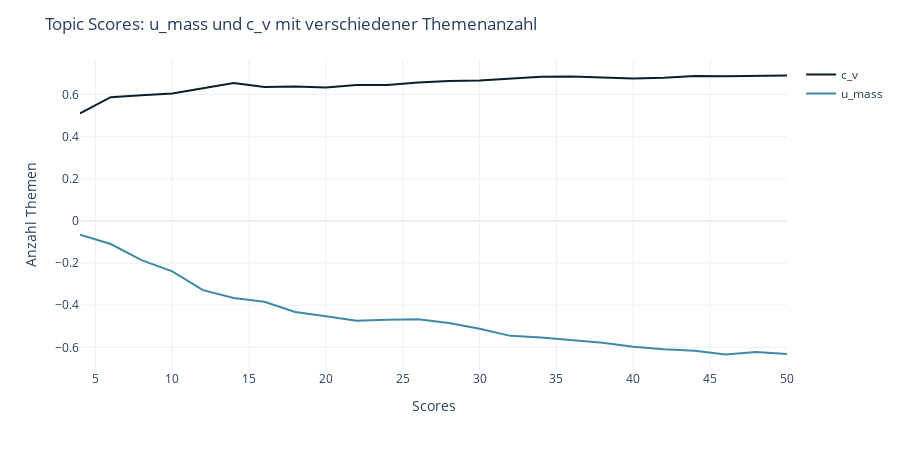

Here is the notebook cell this chart was saved with:
### Code cell
import plotly.express as px
import pandas as pd

# create the line chart
fig = px.line(
    scores_df,
    x='topicnumber',
    y=['c_v', 'u_mass'],
    color_discrete_sequence=color_discrete_sequence,
    template=template)

fig.update_layout(
    title="Topic Scores: u_mass und c_v mit verschiedener Themenanzahl",
    yaxis_title='Anzahl Themen',
    xaxis_title='Scores',
    width=900, 
    height=450,
    legend_title="")

# show the chart
fig.show()

pio.write_image(fig,"../../exports/images/fig-topic-size-comparison.svg") #save fig as svg

### Figure 1 — Plotly figure (JSON) as saved in the notebook; plotly's stock layout.template omitted (floating-point values rounded to 4 significant figures)
{"data": [{"hovertemplate": "variable=c_v<br>topicnumber=%{x}<br>value=%{y}<extra></extra>", "legendgroup": "c_v", "line": {"color": "#0B1F26", "dash": "solid"}, "marker": {"symbol": "circle"}, "mode": "lines", "name": "c_v", "orientation": "v", "showlegend": true, "type": "scatter", "x": [50, 48, 46, 44, 42, 40, 38, 36, 34, 32, 30, 28, 26, 24, 22, 20, 18, 16, 14, 12, 10, 8, 6, 4], "xaxis": "x", "y": [0.6903, 0.6872, 0.6867, 0.6878, 0.6799, 0.6762, 0.6797, 0.6859, 0.6848, 0.6772, 0.6664, 0.6643, 0.657, 0.6451, 0.645, 0.6333, 0.6378, 0.6359, 0.6543, 0.6301, 0.6053, 0.596, 0.5873, 0.5102], "yaxis": "y"}, {"hovertemplate": "variable=u_mass<br>topicnumber=%{x}<br>value=%{y}<extra></extra>", "legendgroup": "u_mass", "line": {"color": "#3F89A6", "dash": "solid"}, "marker": {"symbol": "circle"}, "mode": "lines", "name": "u_mass", "orientation": "v", "showlegend": true, "type": "scatter", "x": [50, 48, 46, 44, 42, 40, 38, 36, 34, 32, 30, 28, 26, 24, 22, 20, 18, 16, 14, 12, 10, 8, 6, 4], "xaxis": "x", "y": [-0.6317, -0.6224, -0.634, -0.6157, -0.6087, -0.5971, -0.578, -0.564, -0.5534, -0.5455, -0.5121, -0.4845, -0.4672, -0.469, -0.4737, -0.452, -0.4323, -0.3839, -0.3656, -0.3287, -0.2391, -0.1859, -0.1097, -0.06588], "yaxis": "y"}], "layout": {"height": 450, "legend": {"title": {"text": ""}, "tracegroupgap": 0}, "margin": {"t": 60}, "title": {"text": "Topic Scores: u_mass und c_v mit verschiedener Themenanzahl"}, "width": 900, "xaxis": {"anchor": "y", "domain": [0, 1], "title": {"text": "Scores"}}, "yaxis": {"anchor": "x", "domain": [0, 1], "title": {"text": "Anzahl Themen"}}}}
